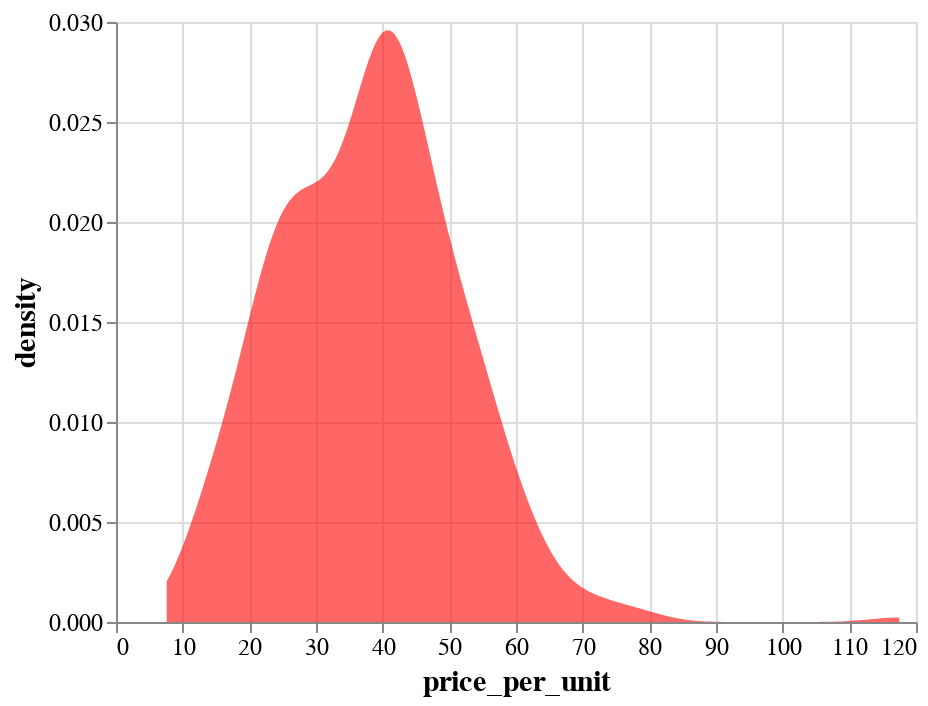

Notebook code cell kept with this figure:
### Markdown cell above
### 4) INITIAL THOUGHTS 

* transaction_date : The date format appears to be Year followed by month codes. This cannot be treated as numeric column. It makes sense to have it as categorical.
* house_age - Mean age of the house is 17.7 years.
* transit_distance : The transit distance seems to have high variance.

### Code cell
response = data['price_per_unit']
alt.Chart(data).transform_density(
    'price_per_unit',
    as_=['price_per_unit','density'],
).mark_area(opacity = 0.6, color = 'red').encode(x='price_per_unit:Q', y = 'density:Q')

### Figure 1 — Vega-Lite specification as saved in the notebook (floating-point values rounded to 4 significant figures; data arrays with more than 128 entries replaced by an {"elided": "..."} marker saying what was removed)
{"config": {"view": {"continuousWidth": 400, "continuousHeight": 300}, "legend": {"symbolSize": 30, "titleFontSize": 14, "labelFontSize": 14}, "axis": {"titleFontSize": 15, "labelFontSize": 12}, "encoding": {"x": {"scale": {"zero": false}}}}, "data": {"name": "data-e1137beb5fffd7cdbee27af6807d2257"}, "mark": {"type": "area", "color": "red", "opacity": 0.6}, "encoding": {"x": {"type": "quantitative", "field": "price_per_unit"}, "y": {"type": "quantitative", "field": "density"}}, "transform": [{"density": "price_per_unit", "as": ["price_per_unit", "density"]}], "$schema": "https://vega.github.io/schema/vega-lite/v4.8.1.json", "datasets": {"data-e1137beb5fffd7cdbee27af6807d2257": {"elided": "414 records"}}}
